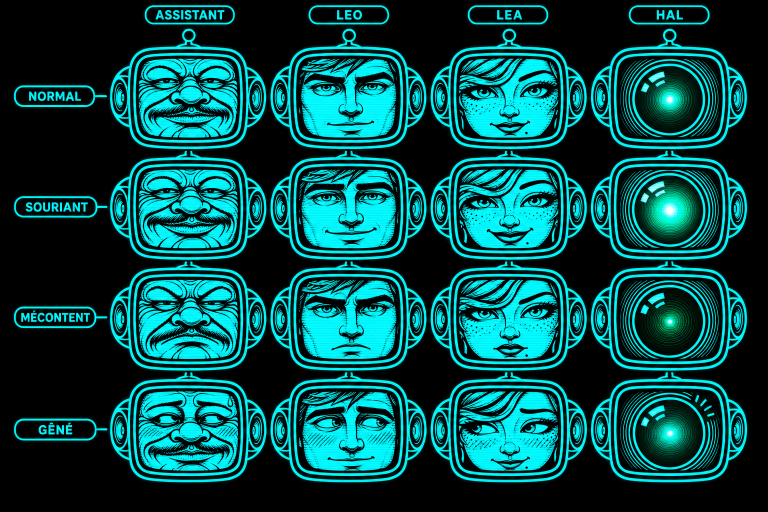
#> input picture app/assets/Grille d’expressions robotiques néon.png, 1536 x 1024 px (shown at 1/2 size)
$ python make-v2-logo.py 'Grille d’expressions robotiques néon.png' 'Grille néon des émotions robotisées.png' 'Grille néon des émotions robotisées.png' 'Grille néon des émotions robotisées.png' 'Grille néon des émotions robotisées.png' 'Grille néon des émotions robotisées.png'
#> lines starting #> are read from the running program, lines starting #| are printed output that depends on the picture
# Logo et écran de démarrage pour la nouvelle interface : le noir devient transparent (le dessin se fond sur le fond de l'appli),
# les traits prennent le vert de l'interface, un peu plus clair dans les zones lumineuses. Les originaux ne sont pas modifiés.
import sys
from PIL import Image

ACCENT = (79, 216, 196)   # vert de l'interface (#4fd8c4)
LIGHT = (130, 236, 218)   # reflets
BG = (11, 18, 22)         # fond de l'appli, pour l'aperçu


def recolor(src, dst, preview):
#> called with src = 'Grille d’expressions robotiques néon.png', dst = 'Grille néon des émotions robotisées.png', preview = 'Grille néon des émotions robotisées.png'
    im = Image.open(src).convert('RGB')
#> im is the input picture: PIL image 1536x1024 RGB; mean R, G, B 1.4, 76.8, 77.4
    w, h = im.size
#> w = 1536; h = 1024
    out = Image.new('RGBA', (w, h))
#> out: PIL image 1536x1024 RGBA; every value is 0
    px = im.load(); po = out.load()
    for y in range(h):
        for x in range(w):
            r, g, b = px[x, y]
            lum = max(r, g, b) / 255.0
            a = min(1.0, max(0.0, (lum - 0.05) / 0.75)) ** 0.85
            t = min(1.0, max(0.0, (lum - 0.93) / 0.07)) * 0.6
            t = t * t * (3 - 2 * t)
            c = tuple(round(ACCENT[i] + (LIGHT[i] - ACCENT[i]) * t) for i in range(3))
            po[x, y] = (*c, round(a * 255))
    out.save(dst, 'WEBP', lossless=True)
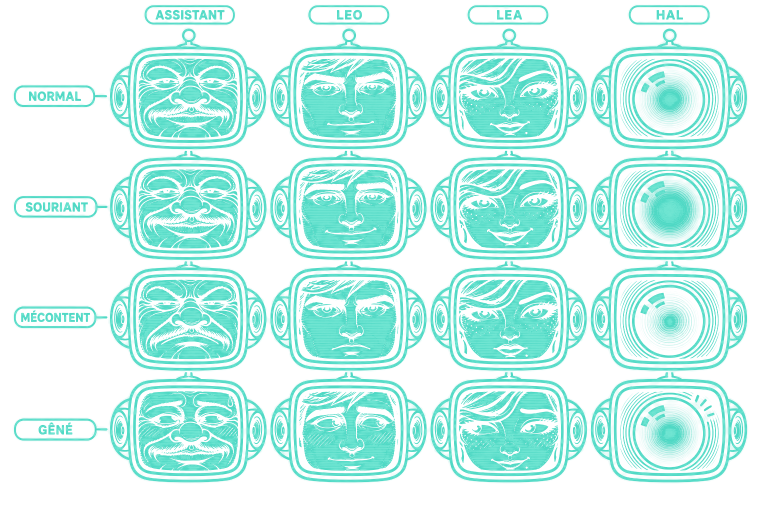
#> saved as Grille néon des émotions robotisées.png: PIL image 1536x1024 RGBA (shown at 1/2 size); mean R, G, B, A 82.7, 217.4, 197.6, 83.1; transparent parts drawn white
    bg = Image.new('RGBA', (w, h), (*BG, 255))
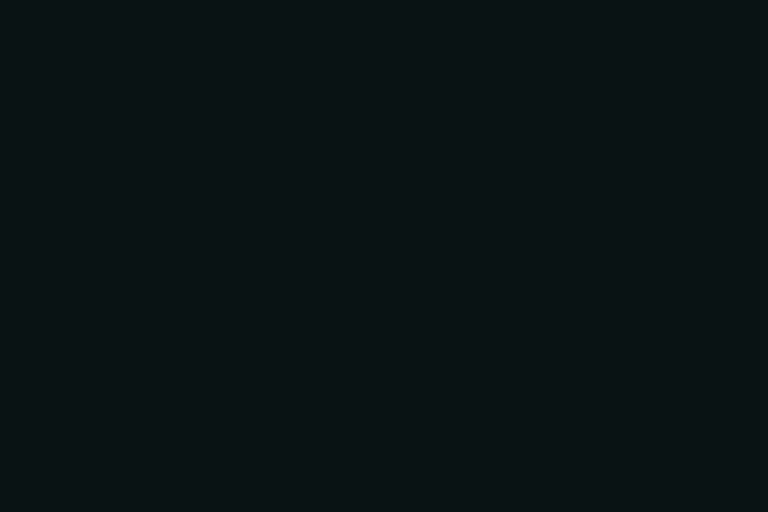
#> bg: PIL image 1536x1024 RGBA (shown at 1/2 size); mean R, G, B, A 11, 18, 22, 255
    bg.alpha_composite(out)
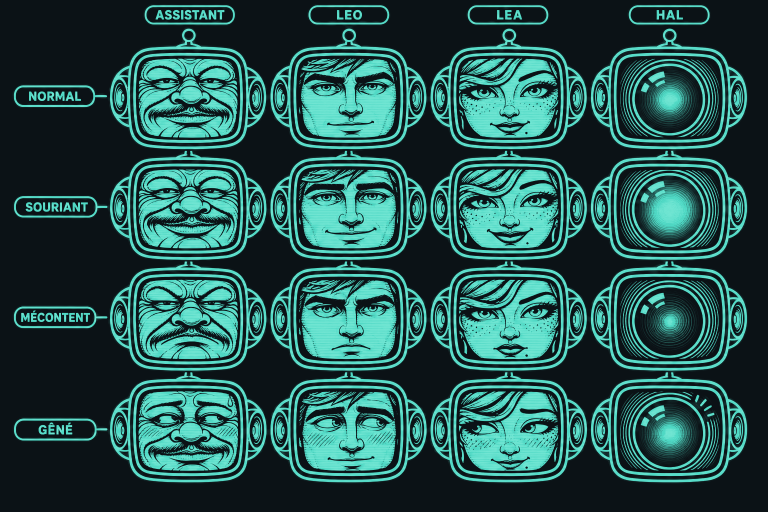
#> bg: PIL image 1536x1024 RGBA (shown at 1/2 size); mean R, G, B, A 36.9, 84, 80.3, 255
    bg.convert('RGB').save(preview)


recolor(sys.argv[1], sys.argv[2], sys.argv[3])
recolor(sys.argv[4], sys.argv[5], sys.argv[6])
#> call 2 of recolor, with src = 'Grille néon des émotions robotisées.png', dst = 'Grille néon des émotions robotisées.png', preview = 'Grille néon des émotions robotisées.png'
#> in recolor (call 2), `bg.alpha_composite(out)`:
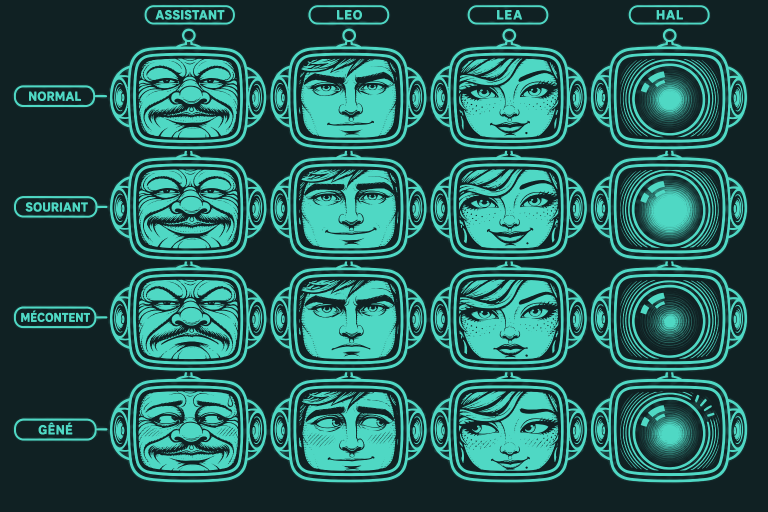
#> bg: PIL image 1536x1024 RGBA (shown at 1/2 size); mean R, G, B, A 37, 94, 88.7, 255
print('ok')
